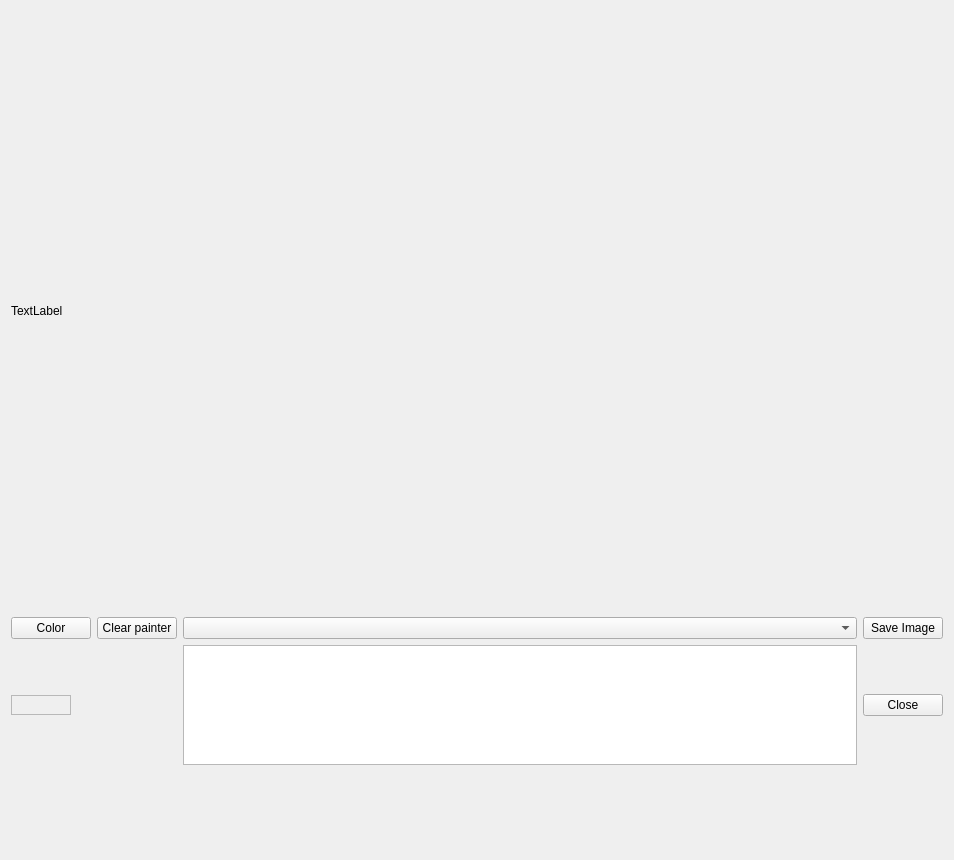
<?xml version="1.0" encoding="UTF-8"?>
<ui version="4.0">
 <class>w_screenshoterror</class>
 <widget class="QWidget" name="w_screenshoterror">
  <property name="geometry">
   <rect>
    <x>0</x>
    <y>0</y>
    <width>954</width>
    <height>860</height>
   </rect>
  </property>
  <property name="sizePolicy">
   <sizepolicy hsizetype="Expanding" vsizetype="Expanding">
    <horstretch>0</horstretch>
    <verstretch>0</verstretch>
   </sizepolicy>
  </property>
  <property name="minimumSize">
   <size>
    <width>300</width>
    <height>300</height>
   </size>
  </property>
  <property name="windowTitle">
   <string>Form</string>
  </property>
  <layout class="QVBoxLayout" name="verticalLayout_2">
   <item>
    <layout class="QVBoxLayout" name="verticalLayout">
     <property name="sizeConstraint">
      <enum>QLayout::SetDefaultConstraint</enum>
     </property>
     <item>
      <widget class="QLabel" name="label">
       <property name="sizePolicy">
        <sizepolicy hsizetype="Expanding" vsizetype="Expanding">
         <horstretch>0</horstretch>
         <verstretch>0</verstretch>
        </sizepolicy>
       </property>
       <property name="minimumSize">
        <size>
         <width>600</width>
         <height>600</height>
        </size>
       </property>
       <property name="text">
        <string>TextLabel</string>
       </property>
      </widget>
     </item>
     <item>
      <layout class="QHBoxLayout" name="horizontalLayout">
       <item>
        <layout class="QGridLayout" name="gridLayout">
         <item row="0" column="3">
          <widget class="QPushButton" name="btnSave">
           <property name="text">
            <string>Save Image</string>
           </property>
          </widget>
         </item>
         <item row="0" column="0">
          <widget class="QPushButton" name="btnColor">
           <property name="text">
            <string>Color</string>
           </property>
          </widget>
         </item>
         <item row="1" column="0">
          <widget class="QTextEdit" name="boxColor">
           <property name="enabled">
            <bool>false</bool>
           </property>
           <property name="minimumSize">
            <size>
             <width>10</width>
             <height>10</height>
            </size>
           </property>
           <property name="maximumSize">
            <size>
             <width>60</width>
             <height>20</height>
            </size>
           </property>
           <property name="verticalScrollBarPolicy">
            <enum>Qt::ScrollBarAlwaysOff</enum>
           </property>
           <property name="horizontalScrollBarPolicy">
            <enum>Qt::ScrollBarAlwaysOff</enum>
           </property>
          </widget>
         </item>
         <item row="0" column="1">
          <widget class="QPushButton" name="btnClearPainter">
           <property name="text">
            <string>Clear painter</string>
           </property>
          </widget>
         </item>
         <item row="1" column="3">
          <widget class="QPushButton" name="btnClose">
           <property name="text">
            <string>Close</string>
           </property>
          </widget>
         </item>
         <item row="1" column="2">
          <widget class="QTextEdit" name="txtCommentaire">
           <property name="minimumSize">
            <size>
             <width>10</width>
             <height>0</height>
            </size>
           </property>
           <property name="maximumSize">
            <size>
             <width>16777215</width>
             <height>120</height>
            </size>
           </property>
          </widget>
         </item>
         <item row="0" column="2">
          <widget class="QComboBox" name="comboBoxErrorType"/>
         </item>
         <item row="2" column="2">
          <widget class="QLabel" name="lbComment">
           <property name="text">
            <string/>
           </property>
          </widget>
         </item>
        </layout>
       </item>
      </layout>
     </item>
    </layout>
   </item>
  </layout>
 </widget>
 <resources/>
 <connections/>
</ui>
